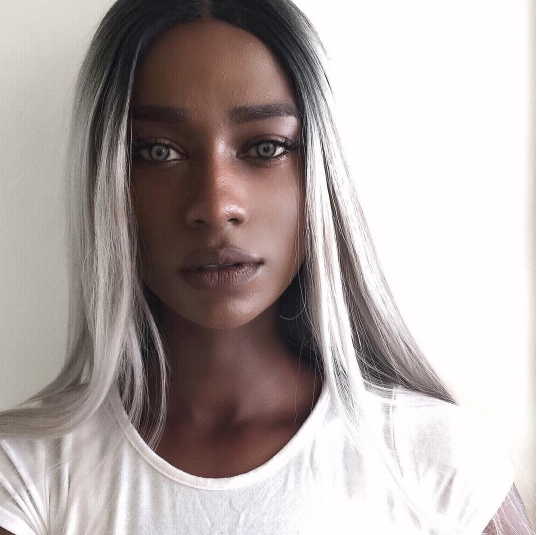
#> input picture images/Gambian_model.png, 537 x 535 px
$ jupyter execute example2.ipynb
#> lines starting #> are read from the running program, lines starting #| are printed output that depends on the picture
[cell 1]
import PIL.Image

input_image= PIL.Image.open('../../images/Gambian_model.png')
#> input_image is the input picture: PIL image 537x535 RGB; mean R, G, B 178.8, 169.1, 167.7

# Each one of the pixels of the image will be multiplied by 4
output_image = input_image.point(lambda i: i * 4)
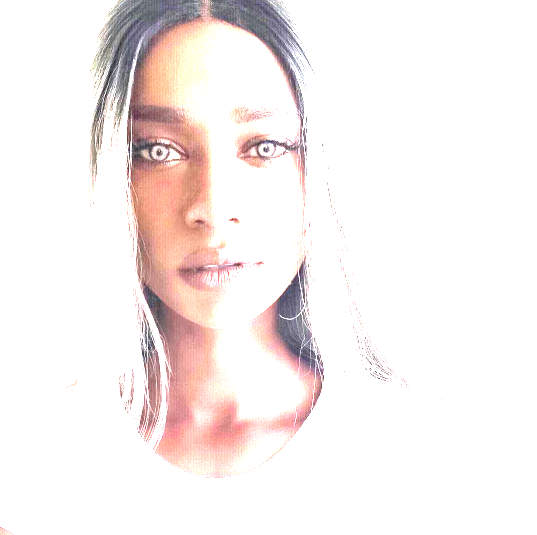
#> output_image: PIL image 537x535 RGB; mean R, G, B 246.5, 239, 237.7
output_image.show()


$ run again, with images/Bulgarian_model.png copied over images/Gambian_model.png
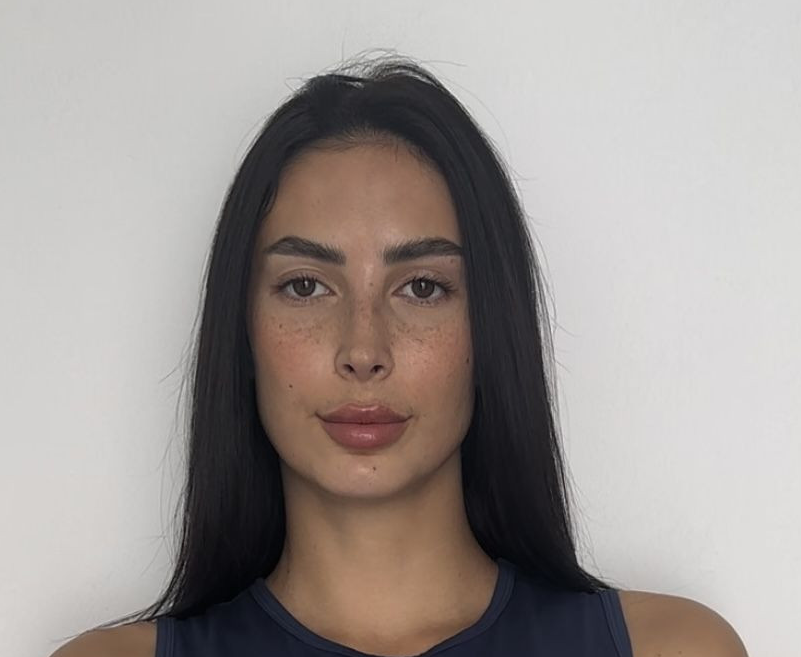
#> input picture images/Bulgarian_model.png, 801 x 657 px
#> input_image is the input picture: PIL image 801x657 RGBA; mean R, G, B, A 159.7, 152.7, 149.4, 255
#> `output_image = input_image.point(lambda i: i * 4)`:
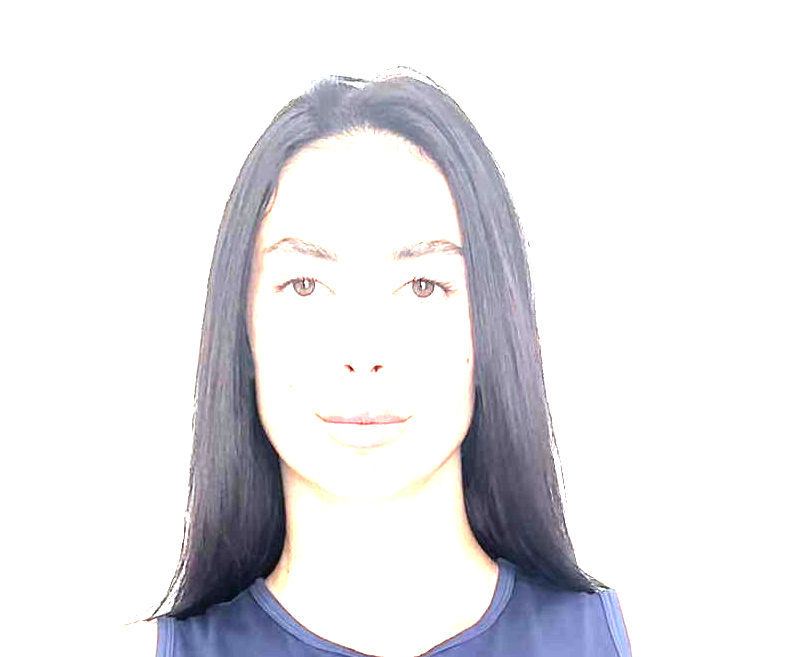
#> output_image: PIL image 801x657 RGBA; mean R, G, B, A 231.7, 231.1, 234.6, 255

$ run again, with images/model_1.png copied over images/Gambian_model.png
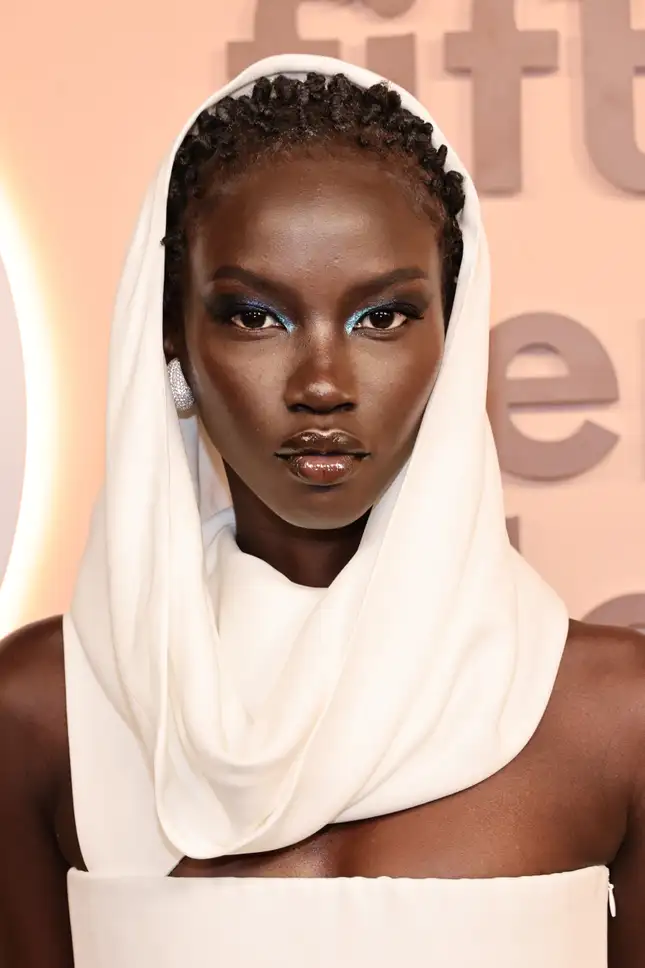
#> input picture images/model_1.png, 645 x 968 px
#> input_image is the input picture: PIL image 645x968 RGB; mean R, G, B 200.1, 168.6, 152.2
#> `output_image = input_image.point(lambda i: i * 4)`:
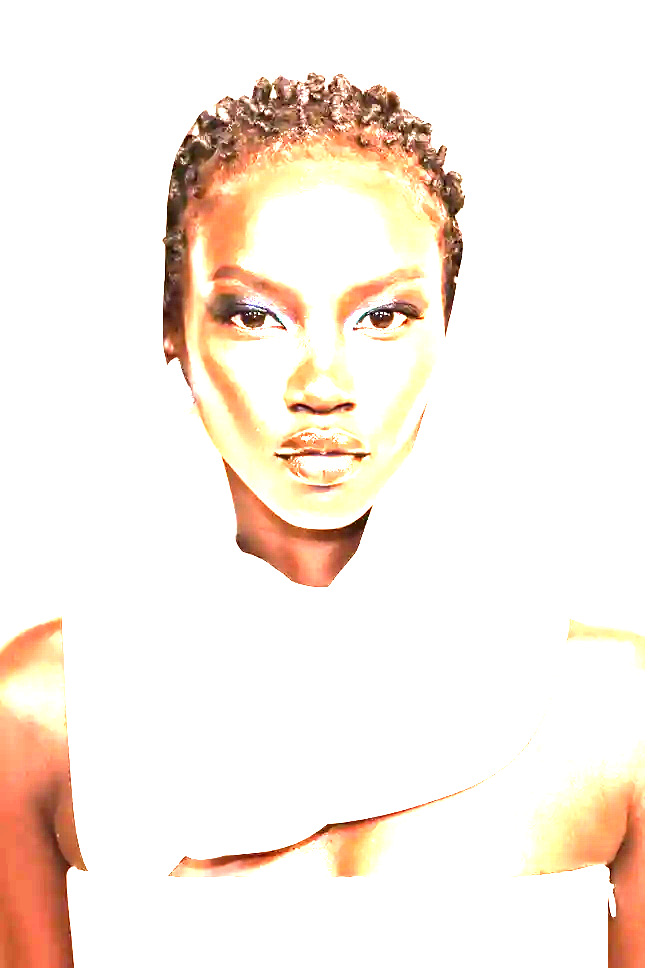
#> output_image: PIL image 645x968 RGB; mean R, G, B 249.1, 238.2, 229.3
